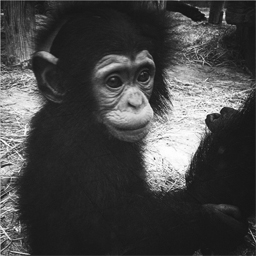
#> input picture bM1/S1/TraitementNumeriqueDonnees/TP/TP08/chimpanze.jpg, 256 x 256 px
$ python tp08.py   (older library calls are emulated)
#> lines starting #> are read from the running program, lines starting #| are printed output that depends on the picture; after the words box and inside, x2 and y2 are one past the last pixel; in counts of white or black regions, pixels touching at a corner belong together
### M1/S1/TraitementNumeriqueDonnees/TP/TP08/tp07.py
#!/usr/bin/env python3
# -*- coding: utf-8 -*-

from skimage import io
from skimage import img_as_float
import matplotlib.pyplot as plt
import matplotlib.image as pltimg
import numpy as np

img = io.imread('./chimpanze.jpg')
#> img is the input picture: shape (256, 256); min 19, max 255, mean 68.9

# [12 lines of commented-out code are left out]


# [33 lines left out: functions echantillonnage, histogramme, not called in this run]

# [11 lines of commented-out code are left out]


def convolution(img, filtre):
    shape = np.shape(img)
    convo = np.copy(img)
    shapeFiltre = np.shape(filtre)
    yShape = int((shapeFiltre[1] - 1)/2)
    xShape = int((shapeFiltre[0] - 1)/2)
    for x in range(0, shape[0]):
        for y in range(0, shape[1]):
            somme = 0
            xTmp = 0
            yTmp = 0
            for i in range((x - xShape), (x + xShape)):
                if((i >= 0) and (i < shape[0]) and (xTmp <= shapeFiltre[0])):
                    yTmp = 0
                    for j in range((y - yShape), (y + yShape)):
                        if((j >= 0) and (j < shape[1]) and (yTmp <= shapeFiltre[1])):
                            somme += img[i, j] * filtre[xTmp, yTmp]
                        yTmp += 1
                xTmp += 1
        convo[i,j] = somme
    return(convo)

# [16 lines of commented-out code are left out]

### bM1/S1/TraitementNumeriqueDonnees/TP/TP08/tp08.py
#!/usr/bin/env python3
# -*- coding: utf-8 -*-

from skimage import io
from skimage import img_as_float
import matplotlib.pyplot as plt
import numpy as np
import scipy.fftpack as fft #autre librairie fft utilisable
import tp07
import scipy.misc as misc

img = io.imread('./chimpanze.jpg')

plt.figure()
io.imshow(img)

Fft2Img = fft.fft2(img)
MagnImg = np.abs(Fft2Img)
PhasImg = np.angle(Fft2Img)
plt.figure()
plt.plot(MagnImg)
plt.title("Magnitude")
io.imshow(MagnImg)
plt.figure()
plt.plot(PhasImg)
plt.title("Phase")
io.imshow(MagnImg)

plt.figure()
Ifft2Img = fft.ifft2(MagnImg * np.exp(1j + PhasImg)).real
io.imshow(Ifft2Img)

plt.figure()
filtre = np.array([[1, 3, 1], [3, 5, 3], [1, 3, 1]])
plt.title("Convolution n°1")
imgConvo = tp07.convolution(img, filtre)
#> after the loop in convolution, `for x in range(0, shape[0]):`:
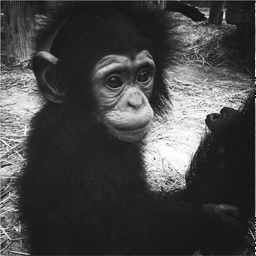
#> convo: shape (256, 256); 0.39% of pixels changed, all inside (x1, y1, x2, y2) = (255, 0, 256, 256)
io.imshow(imgConvo)

plt.figure()
filtre = np.array([[0, -1, 0], [-1, 5, -1], [0, -1, 0]])
plt.title("Convolution n°2")
imgConvo2 = tp07.convolution(img, filtre)
#> after the loop in convolution (call 2), `for x in range(0, shape[0]):`:
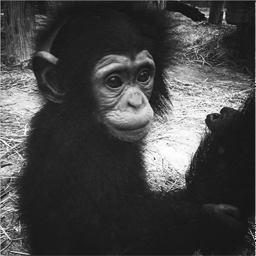
#> convo: shape (256, 256); 0.39% of pixels changed, all inside (x1, y1, x2, y2) = (255, 0, 256, 256)
io.imshow(imgConvo2)

im_fft = fft.fft2(img)
plt.plot(im_fft)
im_fft_bas = np.copy(im_fft)
for i in range(126):
    im_fft_bas[i] = 0
im_fft_haut = np.copy(im_fft)
for i in range(125, 256):
    im_fft_haut[i] = 255

plt.figure()
plt.plot(im_fft_bas)
plt.title("Filtre Bas")
im_fft_bas_magn = np.abs(im_fft_bas)
im_fft_bas_phas = np.angle(im_fft_bas)
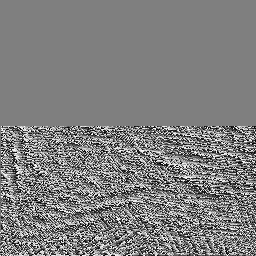
#> im_fft_bas_phas: shape (256, 256) float64; min -3.14, max 3.14, mean -0.00428; drawn with min black and max white
im_fft_final_bas = fft.ifft2(im_fft_bas_magn * np.exp(1j * im_fft_bas_phas)).real
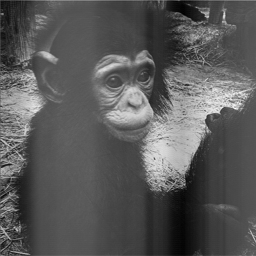
#> im_fft_final_bas: shape (256, 256) float64; min -57.53, max 106, mean 0; drawn with min black and max white
io.imshow(im_fft_final_bas)

plt.figure()
plt.plot(im_fft_haut)
plt.title("Filtre Haut")
im_fft_haut_magn = np.abs(im_fft_haut)
im_fft_haut_phas = np.angle(im_fft_haut)
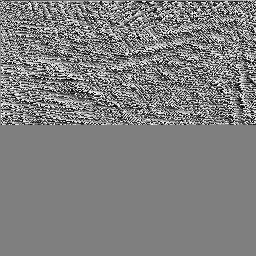
#> im_fft_haut_phas: shape (256, 256) float64; min -3.14, max 3.14, mean 0.00288; drawn with min black and max white
im_fft_final_haut = fft.ifft2(im_fft_haut_magn * np.exp(1j * im_fft_haut_phas)).real
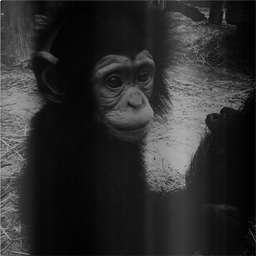
#> im_fft_final_haut: shape (256, 256) float64; min 25.68, max 272, mean 68.9; drawn with min black and max white
io.imshow(im_fft_final_haut)

im_salt = img
saltValue = 95
noise = np.random.randint(saltValue + 1, size=(256, 256))
index = np.where(noise == 0)
A = index[0]
B = index[1]
im_salt[A, B] = 0
index = np.where(noise == saltValue)
A = index[0]
B = index[1]
im_salt[A, B] = 255
io.imshow(im_salt)

plt.figure()
filtre = np.array([[1/9, 1/9, 1/9], [1/9, 1/9, 1/9], [1/9, 1/9, 1/9]])
im_seuillage = tp07.convolution(im_salt, filtre)
#> after the loop in convolution (call 3), `for x in range(0, shape[0]):`: convo: shape (256, 256); min 0, max 255, mean 70.1
io.imshow(im_seuillage)

io.show()
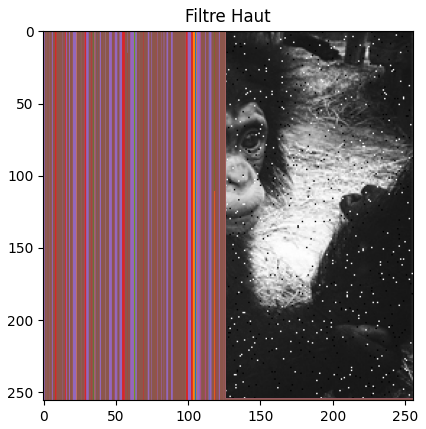
#> figure drawn by matplotlib, 1 panel
